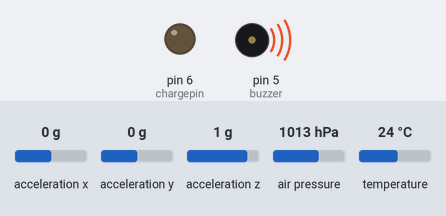
Simulated run of this sketch. Board: Arduino Uno, built with avr-gcc and run on an emulated ATmega328P. Parts: output pins drawn as LEDs (lit = HIGH), buzzer (waves = sounding). The test bench sets the inputs (shaded band); at power-on: acceleration x 0 g, acceleration y 0 g, acceleration z 1 g, air pressure 1013 hPa, temperature 24 °C. Storage starts empty.

Above: at 4.43 s.
At 8.9 s:
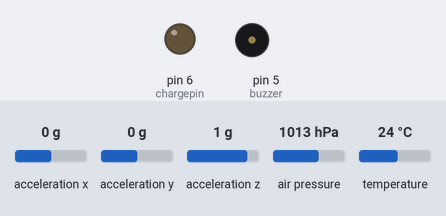
Timing chart, 0 to 11.2 s (numbered marks = the images above):
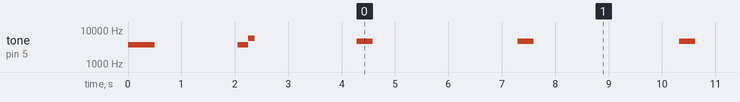

Measured:
- by itself, tone on pin 5 (buzzer): plays 3700 Hz for 0.50 s, 3700 Hz for 0.20 s, 5700 Hz for 0.12 s, 4700 Hz for 0.30 s, 4700 Hz for 0.30 s, 4700 Hz for 0.30 s … (10 notes in this stretch)

The sketch:

Data_logger_V2.20.ino
```cpp
//Libraries. This flight computer uses a BMP280 and ADXL345 over I2C and an SD reader over SPI.
#include <Adafruit_BMP280.h>
#include <SD.h>
#include <Wire.h>
#include <Adafruit_ADXL345_U.h>
#include <SPI.h>

//Define constants
#define chargepin 6
#define buzzer 5
#define buzztime 3000
#define flushtime 5000
#define armcheck 30 //<--This is the minimum height in meters that the deployment charge can go off. Change this for whatever needed.

//Variables
float temp, pres, alti, bmpcal1, bmpcal2, bmpcal3, altioffset, correctedalt, checkalti, accelx, accely, accelz;
float alticheck = 0;
int deploycount = 0;
int logtime = 30; //set initial logging rate. the logging loop takes approximately 10ms, this is additional time added to the loop
int logtimeout = 0;
long buzzclock, flushclock;
unsigned long timer;
bool armed = false;
bool fired = false;

//BMP, ADXL and SD things
Adafruit_BMP280 bmp;
Adafruit_ADXL345_Unified accel = Adafruit_ADXL345_Unified();
File logfile;

void setup() {
//setup begin tone
  pinMode(buzzer, OUTPUT);
  tone(buzzer, 3700, 500);
  delay(1000);
//setup BMP, ADXL and SD
  pinMode (chargepin, OUTPUT);
  Serial.begin(9600);
  bmp.begin(0x76); //<--I2C address is needed apparently otherwise altimeter just spits out garbage.
  bmp.setSampling(Adafruit_BMP280::MODE_NORMAL,     /* Operating Mode. */
                  Adafruit_BMP280::SAMPLING_X2,     /* Temp. oversampling */
                  Adafruit_BMP280::SAMPLING_X16,    /* Pressure oversampling */
                  Adafruit_BMP280::FILTER_X16,      /* Filtering. */
                  Adafruit_BMP280::STANDBY_MS_1);   /* Standby time. */
  accel.begin();
  accel.setRange(ADXL345_RANGE_16_G);
  if (SD.begin(SPI_FULL_SPEED, 10)){
     logfile = SD.open("log.txt", FILE_WRITE);
     logfile.println();
     logfile.println("~~ Logger version 2.20 ~~");
     logfile.println();
     logfile.println("~~ NEW FLIGHT ~~");
     logfile.println();
  }
  if (!SD.begin(10)) {
     Serial.println("SD card initialisation failed");
     while (1);
  }

//Figure out an offest for height above ground. There's a better way to do this with the BMP probably.
  Wire.begin();
  bmpcal1 = bmp.readAltitude();
  delay(500);
  bmpcal2 = bmp.readAltitude();
  delay(500);
  bmpcal3 = bmp.readAltitude();
  altioffset = ((bmpcal1 + bmpcal2 + bmpcal3) / 3);

//Double tone to indicate setup is done.
  tone(buzzer, 3700, 220);
  delay(200);
  tone(buzzer, 5700, 120);
  delay(2000);
}

void readbmp (void) {
//Read stuff from the BMP sensor, store it in variables
  Wire.begin();
  temp = bmp.readTemperature();
  pres = bmp.readPressure() / 100.0;
  alti = bmp.readAltitude();
  correctedalt = alti - altioffset;
  Wire.endTransmission();
}

void readadxl (void) {
//Read stuff from the accelerometer, store it in variables
  Wire.begin();
  sensors_event_t event;
  accel.getEvent(&event);
  accelx = event.acceleration.x - 0.143;
  accely = event.acceleration.y + 0.776;
  accelz = event.acceleration.z + 0.969;
  Wire.endTransmission();
}

void arming (void) {
//Run arming check. Altitude above ground must be above armcheck before the deployment check runs.
//Disables deployment charge for safety if altitude falls below armcheck.
  if (armed && !fired){
     deployment();
     }
  else {
       if (correctedalt > armcheck && !fired) {
          armed = true;
          logfile.println("~~ EJECTION CHARGE ARMED ~~");
          }
       if (correctedalt < armcheck && armed) {
          armed = false;
          deploycount = 0;
          digitalWrite(chargepin, LOW);
          logfile.println("~~ EJECTION CHARGE DISABLED ~~");
          }
       }
}

void deployment (void) {
//Run the deployment checks and fires deployment charge if condition is met.
//Apogee is detected when there have been at least 3 consecutive reductions in altitude.
  if (correctedalt < alticheck && !fired) {
     deploycount = deploycount + 1;
     alticheck = correctedalt;
     }
  else {
       deploycount = 0;
       alticheck = correctedalt;
       }
  if (deploycount >= 3) {
     digitalWrite(chargepin, HIGH);
     fired = true;
     logtime = 190; //once the deployment charge has been activated, slow down the logging rate to 5hz
     logfile.println("~~ EJECTION CHARGE FIRED ~~");
     }
}

void endlog (void) {
  logfile.println();
  logfile.print(" ~~ END OF LOG ~~");
  logfile.println();
  logfile.close();
  while(1);
}

void loop() {
//Timestamp
  timer = millis();
  while (millis() - timer < logtime) {
  }
//Tone indicating logging is happening
  if (timer - buzzclock >= buzztime) {
      tone(buzzer, 4700, 300);
      buzzclock = timer;
      }

//run through all the reads and checks
  readbmp();
  readadxl();
  arming();

//Log the stuff to the file.
  #define COMMA logfile.print(",");
  logfile.print(timer); COMMA;
  logfile.print(temp); COMMA;
  logfile.print(pres); COMMA;
  logfile.print(alti); COMMA;
  logfile.print(correctedalt); COMMA;
  logfile.print(accelx); COMMA;
  logfile.print(accely); COMMA;
  logfile.print(accelz); COMMA;
  logfile.println();
  if (fired && correctedalt < 10) {
     logtimeout = logtimeout + 1;
     }
  if (logtimeout >= 50) {
     endlog();
  }

//Required to write to the text file properly, otherwise the file comes back empty.
//Loop runs quicker this way compared to opening and then closing the file every loop, allowing more frequent logging.
   if ((timer - flushclock >= flushtime))
      {
       logfile.flush();
       flushclock = timer;
      }
}
```
